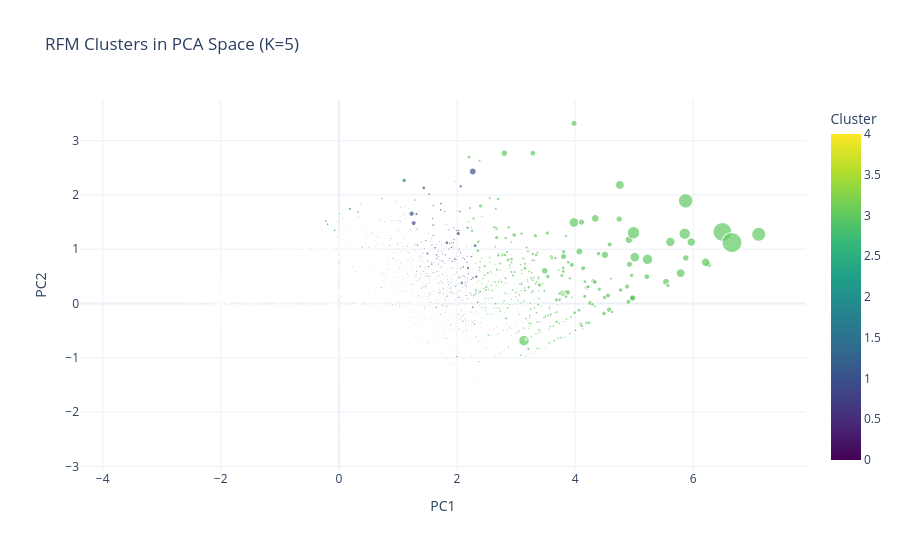

The notebook cell saved with this chart:
### Markdown cell above
## 3.4 PCA Visualization

### Code cell
pca = PCA(n_components=2)
X_pca = pca.fit_transform(X_scaled)
rfm['PC1'] = X_pca[:, 0]
rfm['PC2'] = X_pca[:, 1]

fig = px.scatter(
    rfm, x='PC1', y='PC2',
    color='Cluster',
    size='Monetary',
    size_max=20,
    hover_data=['Recency','Frequency','Monetary'],
    title=f'RFM Clusters in PCA Space (K={K})',
    color_continuous_scale='Viridis',
    template='plotly_white'
)
fig.update_layout(height=550)
fig.show()
print(f'PCA explains {pca.explained_variance_ratio_.sum():.1%} of variance')

### Figure 1 — Plotly figure (JSON) as saved in the notebook; plotly's stock layout.template omitted (floating-point values rounded to 4 significant figures; data arrays with more than 128 entries replaced by an {"elided": "..."} marker saying what was removed)
{"data": [{"customdata": {"elided": "5878x3 float values"}, "hovertemplate": "PC1=%{x}<br>PC2=%{y}<br>Monetary=%{customdata[2]}<br>Recency=%{customdata[0]}<br>Frequency=%{customdata[1]}<br>Cluster=%{marker.color}<extra></extra>", "legendgroup": "", "marker": {"color": {"elided": "5878 int values"}, "coloraxis": "coloraxis", "size": {"elided": "5878 float values"}, "sizemode": "area", "sizeref": 1522.0, "symbol": "circle"}, "mode": "markers", "name": "", "showlegend": false, "type": "scattergl", "x": {"elided": "5878 float values"}, "xaxis": "x", "y": {"elided": "5878 float values"}, "yaxis": "y"}], "layout": {"coloraxis": {"autocolorscale": false, "colorbar": {"title": {"text": "Cluster"}}, "colorscale": [[0, "#440154"], [0.1111, "#482878"], [0.2222, "#3e4989"], [0.3333, "#31688e"], [0.4444, "#26828e"], [0.5556, "#1f9e89"], [0.6667, "#35b779"], [0.7778, "#6ece58"], [0.8889, "#b5de2b"], [1, "#fde725"]]}, "height": 550, "legend": {"itemsizing": "constant", "tracegroupgap": 0}, "title": {"text": "RFM Clusters in PCA Space (K=5)"}, "xaxis": {"anchor": "y", "domain": [0, 1], "title": {"text": "PC1"}}, "yaxis": {"anchor": "x", "domain": [0, 1], "title": {"text": "PC2"}}}}
